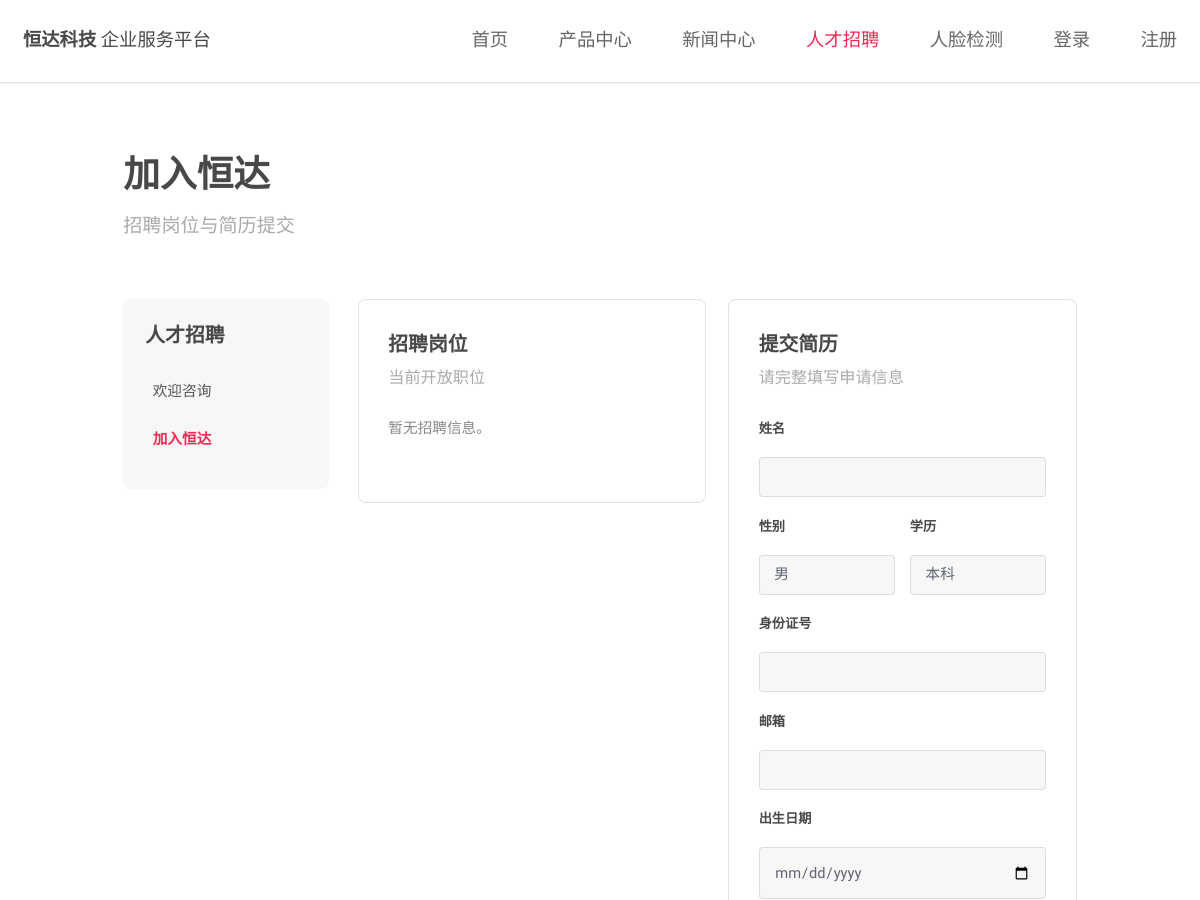
The app's page /recruit/ (upper part), older data.
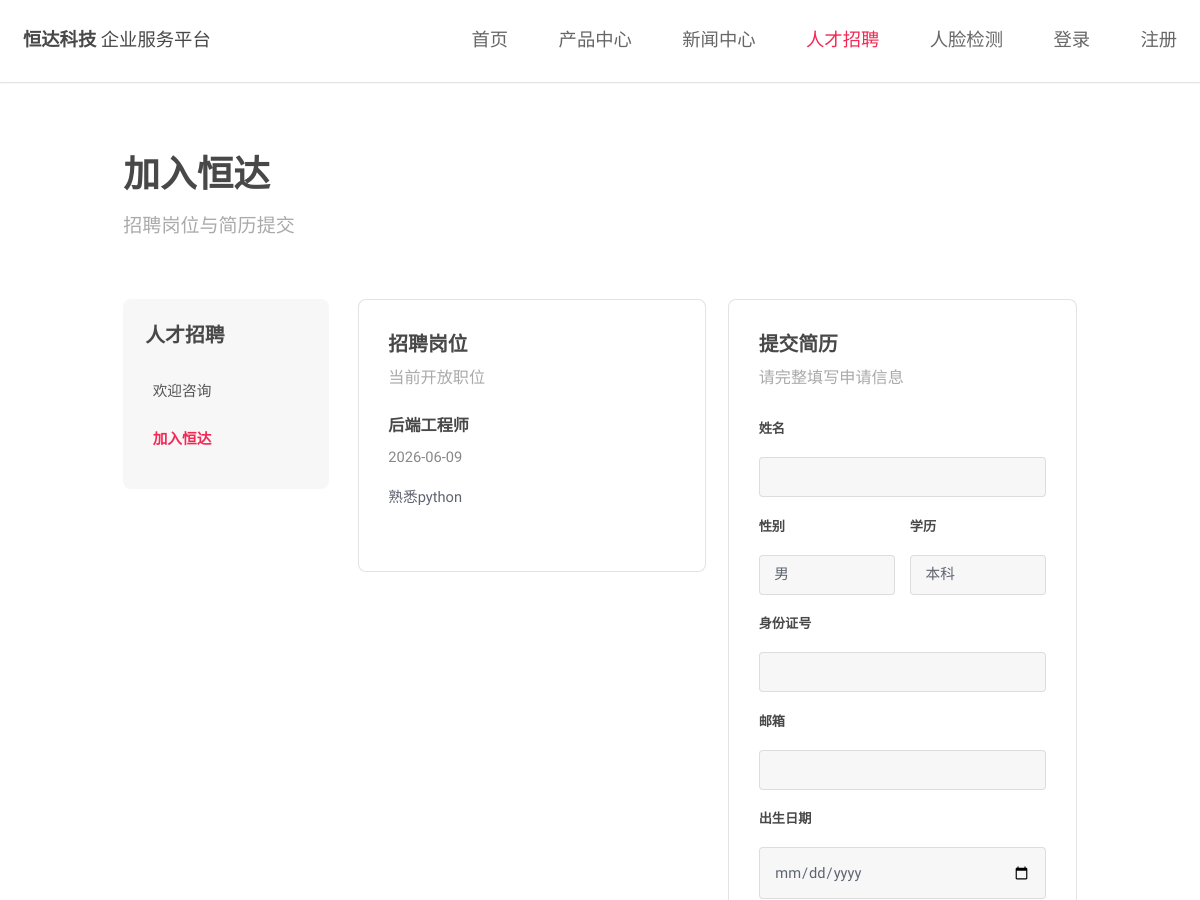
The same page, newer data.
### app/models.py (models this page shows, shortened)
class Ad(models.Model):
    title = models.CharField(max_length=50, verbose_name="招聘岗位")
    description = models.TextField(verbose_name="岗位要求")
    publishDate = models.DateTimeField(max_length=20, default=datetime.now, verbose_name="发布时间")
    class Meta:
        verbose_name = "招聘广告"
        verbose_name_plural = "招聘广告"
        ordering = ("-publishDate",)

### app/views.py (the view)
# urls.py: path("recruit/", views.recruit, name="recruit"),
def recruit(request):
    ad_list = Ad.objects.all().order_by("-publishDate")
    if request.method == "POST":
        resume_form = ResumeForm(data=request.POST, files=request.FILES)
        if resume_form.is_valid():
            resume = resume_form.save()
            send_mail(
                "简历提交成功",
                "您好，您的简历已经提交成功，请等待审核。",
                settings.DEFAULT_FROM_EMAIL,
                [resume.email],
                fail_silently=False,
            )
            msg = "<br><br>成功新增个人简历，确认邮件已发送..."
            return render(
                request,
                "OK.html",
                {
                    "active_menu": "contactus",
                    "sub_menu": "recruit",
                    "msg": msg,
                },
            )
    else:
        resume_form = ResumeForm()
    return render(
        request,
        "recruit.html",
        {
            "active_menu": "contactus",
            "sub_menu": "recruit",
            "AdList": ad_list,
            "form": resume_form,
        },
    )

### app/model_forms.py
class ResumeForm(forms.ModelForm):
    class Meta:
        model = Resume
        fields = (
            "name",
            "sex",
            "personID",
            "email",
            "birth",
            "edu",
            "school",
            "major",
            "experience",
            "position",
            "photo",
        )
        widgets = {
            "sex": forms.Select(choices=SEX_LIST),
            "edu": forms.Select(choices=EDU_LIST),
            "birth": forms.DateInput(attrs={"type": "date"}),
            "experience": forms.Textarea(attrs={"rows": 5}),
            "photo": forms.FileInput(),
        }

### templates/recruit.html (shortened to what this page needs)
{% extends 'based.html' %}
{% block page_heading %}加入恒达{% endblock %}
{% block page_subtitle %}招聘岗位与简历提交{% endblock %}
{% block content %}
    <div class="side-layout">
        <aside class="side-nav">
            <h3>人才招聘</h3>
            <ul>
                <li><a class="{% if sub_menu == 'contact' %}active{% endif %}" href="{% url 'app:contact' %}">欢迎咨询</a></li>
                <li><a class="{% if sub_menu == 'recruit' %}active{% endif %}" href="{% url 'app:recruit' %}">加入恒达</a></li>
            </ul>
        </aside>
        <section class="recruit-grid">
            <div class="content-card">
                <header>
                    <h3>招聘岗位</h3>
                    <p>当前开放职位</p>
                </header>
                <div class="ad-list">
                    {% for ad in AdList %}
                        <article class="ad-card">
                            <h4>{{ ad.title }}</h4>
                            <time>{{ ad.publishDate|date:"Y-m-d" }}</time>
                            <p>{{ ad.description }}</p>
                        </article>
                    {% empty %}
                        <p class="empty">暂无招聘信息。</p>
                    {% endfor %}
                </div>
            </div>
            <div class="content-card">
                <header>
                    <h3>提交简历</h3>
                    <p>请完整填写申请信息</p>
                </header>
                <form class="stack-form" method="post" enctype="multipart/form-data">
                    <div class="form-row">
                        <label for="{{ form.name.id_for_label }}">姓名</label>
                        {{ form.name }}
                    </div>
                    <div class="form-row two-column">
                        <div>
                            <label for="{{ form.sex.id_for_label }}">性别</label>
                            {{ form.sex }}
                        </div>
                        <div>
                            <label for="{{ form.edu.id_for_label }}">学历</label>
                            {{ form.edu }}
                        </div>
                    </div>
                    <div class="form-row">
                        <label for="{{ form.personID.id_for_label }}">身份证号</label>
                        {{ form.personID }}
                    </div>
                    <div class="form-row">
                        <label for="{{ form.email.id_for_label }}">邮箱</label>
                        {{ form.email }}
                    </div>
                    <div class="form-row">
                        <label for="{{ form.birth.id_for_label }}">出生日期</label>
                        {{ form.birth }}
                    </div>
                </form>
            </div>
        </section>
    </div>
{% endblock %}

Row changes from the older to the newer data that the page shows:
added Ad: title "后端工程师", publishDate "2026-06-09", description "熟悉python"
Text that changed along with them:
text no longer shown: "暂无招聘信息。"
